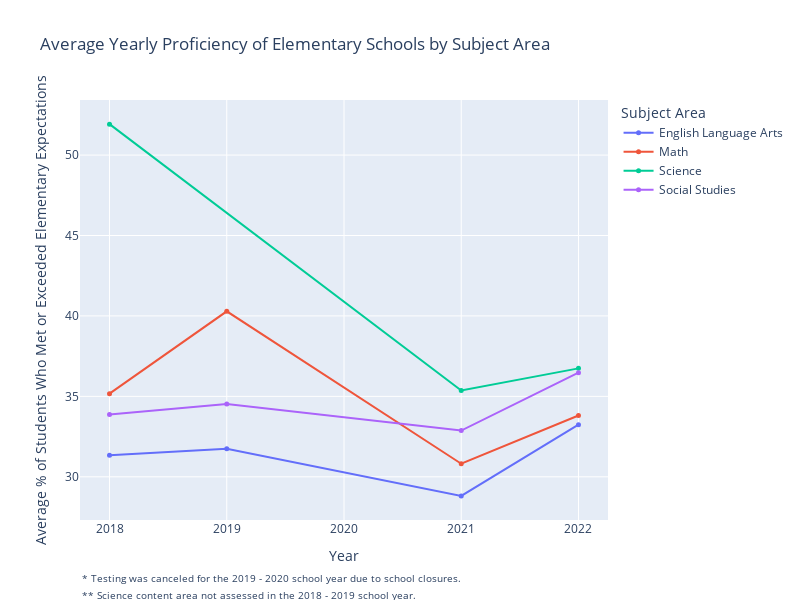

The code cell stored with this chart in its notebook:
### Markdown cell above
### Proficiency By School Level And Subject

### Code cell
# Choose Your Level
lvl = 'Elementary' #('Elementary', Secondary', 'High', 'Other')

# Filter DataFrame for the chosen level
level_data = assessments[assessments['school_lvl'] == lvl]

# Calculate average pct_met_exceeded for each subject_area and year
average_data = level_data.groupby(['subject_area', 'year'])['pct_met_exceeded'].mean().reset_index()

# Create a line chart
fig = px.line(average_data, 
              x='year', 
              y='pct_met_exceeded', 
              color='subject_area',
              title=f'Average Yearly Proficiency of {lvl} Schools by Subject Area',
              height=600, 
              width=800)

# Update marker settings
fig.update_traces(mode='markers+lines', marker=dict(size=5))

# Update legends and axis labels
fig.update_layout(legend_title='Subject Area',
                  xaxis_title='Year',
                  yaxis_title=f'Average % of Students Who Met or Exceeded {lvl} Expectations')

# Add footnotes
footnote1_text = "* Testing was canceled for the 2019 - 2020 school year due to school closures."
fig.add_annotation(text=footnote1_text, xref="paper", yref="paper", x=0, y=-0.16, showarrow=False, align='right', font=dict(size=10))
footnote2_text = "** Science content area not assessed in the 2018 - 2019 school year."
fig.add_annotation(text=footnote2_text, xref="paper", yref="paper", x=0, y=-0.2, showarrow=False, align='right', font=dict(size=10))

# Show the plot
fig.show()

### Figure 1 — Plotly figure (JSON) as saved in the notebook; plotly's stock layout.template omitted (floating-point values rounded to 4 significant figures)
{"data": [{"hovertemplate": "subject_area=English Language Arts<br>year=%{x}<br>pct_met_exceeded=%{y}<extra></extra>", "legendgroup": "English Language Arts", "line": {"color": "#636efa", "dash": "solid"}, "marker": {"size": 5, "symbol": "circle"}, "mode": "markers+lines", "name": "English Language Arts", "orientation": "v", "showlegend": true, "type": "scatter", "x": [2018, 2019, 2021, 2022], "xaxis": "x", "y": [31.34, 31.74, 28.81, 33.24], "yaxis": "y"}, {"hovertemplate": "subject_area=Math<br>year=%{x}<br>pct_met_exceeded=%{y}<extra></extra>", "legendgroup": "Math", "line": {"color": "#EF553B", "dash": "solid"}, "marker": {"size": 5, "symbol": "circle"}, "mode": "markers+lines", "name": "Math", "orientation": "v", "showlegend": true, "type": "scatter", "x": [2018, 2019, 2021, 2022], "xaxis": "x", "y": [35.17, 40.29, 30.81, 33.81], "yaxis": "y"}, {"hovertemplate": "subject_area=Science<br>year=%{x}<br>pct_met_exceeded=%{y}<extra></extra>", "legendgroup": "Science", "line": {"color": "#00cc96", "dash": "solid"}, "marker": {"size": 5, "symbol": "circle"}, "mode": "markers+lines", "name": "Science", "orientation": "v", "showlegend": true, "type": "scatter", "x": [2018, 2021, 2022], "xaxis": "x", "y": [51.92, 35.36, 36.74], "yaxis": "y"}, {"hovertemplate": "subject_area=Social Studies<br>year=%{x}<br>pct_met_exceeded=%{y}<extra></extra>", "legendgroup": "Social Studies", "line": {"color": "#ab63fa", "dash": "solid"}, "marker": {"size": 5, "symbol": "circle"}, "mode": "markers+lines", "name": "Social Studies", "orientation": "v", "showlegend": true, "type": "scatter", "x": [2018, 2019, 2021, 2022], "xaxis": "x", "y": [33.87, 34.52, 32.87, 36.47], "yaxis": "y"}], "layout": {"annotations": [{"align": "right", "font": {"size": 10}, "showarrow": false, "text": "* Testing was canceled for the 2019 - 2020 school year due to school closures.", "x": 0, "xref": "paper", "y": -0.16, "yref": "paper"}, {"align": "right", "font": {"size": 10}, "showarrow": false, "text": "** Science content area not assessed in the 2018 - 2019 school year.", "x": 0, "xref": "paper", "y": -0.2, "yref": "paper"}], "height": 600, "legend": {"title": {"text": "Subject Area"}, "tracegroupgap": 0}, "title": {"text": "Average Yearly Proficiency of Elementary Schools by Subject Area"}, "width": 800, "xaxis": {"anchor": "y", "autorange": true, "domain": [0, 1], "range": [2018.0, 2022.0], "title": {"text": "Year"}, "type": "linear"}, "yaxis": {"anchor": "x", "autorange": true, "domain": [0, 1], "range": [27.31, 53.42], "title": {"text": "Average % of Students Who Met or Exceeded Elementary Expectations"}, "type": "linear"}}}
